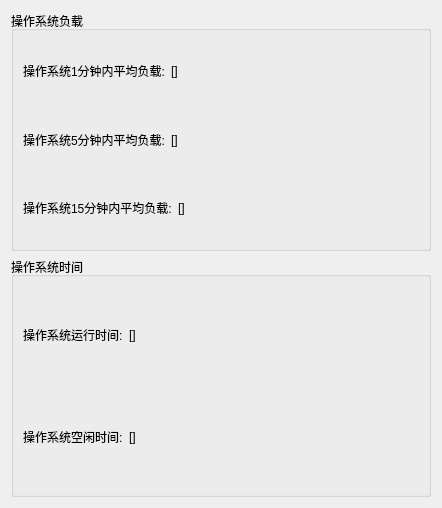
                        <widget class="QWidget" name="tab_OS">
                            <attribute name="title">
                                <string>操作系统信息</string>
                            </attribute>
                            <layout class="QVBoxLayout" name="verticalLayoutSystemInfo">
                                <item>
                                    <widget class="QGroupBox" name="gb_OS_load">
                                        <property name="sizePolicy">
                                            <sizepolicy hsizetype="Expanding" vsizetype="Expanding">
                                                <horstretch>0</horstretch>
                                                <verstretch>0</verstretch>
                                            </sizepolicy>
                                        </property>
                                        <property name="minimumSize">
                                            <size>
                                                <width>420</width>
                                                <height>240</height>
                                            </size>
                                        </property>
                                        <property name="title">
                                            <string>操作系统负载</string>
                                        </property>
                                        <layout class="QVBoxLayout" name="verticalLayoutOSLoad">
                                            <item>
                                                <layout class="QHBoxLayout" name="hl_OS_load_1">
                                                    <item>
                                                        <widget class="QLabel" name="labelOSLoad1">
                                                            <property name="sizePolicy">
                                                                <sizepolicy hsizetype="Expanding" vsizetype="Expanding">
                                                                    <horstretch>0</horstretch>
                                                                    <verstretch>0</verstretch>
                                                                </sizepolicy>
                                                            </property>
                                                            <property name="text">
                                                                <string>操作系统1分钟内平均负载:</string>
                                                            </property>
                                                        </widget>
                                                    </item>
                                                    <item>
                                                        <widget class="QLabel" name="lb_OS_load_1">
                                                            <property name="sizePolicy">
                                                                <sizepolicy hsizetype="Expanding" vsizetype="Expanding">
                                                                    <horstretch>1</horstretch>
                                                                    <verstretch>0</verstretch>
                                                                </sizepolicy>
                                                            </property>
                                                            <property name="text">
                                                                <string>[]</string>
                                                            </property>
                                                        </widget>
                                                    </item>
                                                </layout>
                                            </item>
                                            <item>
                                                <layout class="QHBoxLayout" name="hl_OS_load_5">
                                                    <item>
                                                        <widget class="QLabel" name="labelOSLoad5">
                                                            <property name="sizePolicy">
                                                                <sizepolicy hsizetype="Expanding" vsizetype="Expanding">
                                                                    <horstretch>0</horstretch>
                                                                    <verstretch>0</verstretch>
                                                                </sizepolicy>
                                                            </property>
                                                            <property name="text">
                                                                <string>操作系统5分钟内平均负载:</string>
                                                            </property>
                                                        </widget>
                                                    </item>
                                                    <item>
                                                        <widget class="QLabel" name="lb_OS_load_5">
                                                            <property name="sizePolicy">
                                                                <sizepolicy hsizetype="Expanding" vsizetype="Expanding">
                                                                    <horstretch>1</horstretch>
                                                                    <verstretch>0</verstretch>
                                                                </sizepolicy>
                                                            </property>
                                                            <property name="text">
                                                                <string>[]</string>
                                                            </property>
                                                        </widget>
                                                    </item>
                                                </layout>
                                            </item>
                                            <item>
                                                <layout class="QHBoxLayout" name="hl_OS_load_15">
                                                    <item>
                                                        <widget class="QLabel" name="labelOSLoad15">
                                                            <property name="sizePolicy">
                                                                <sizepolicy hsizetype="Expanding" vsizetype="Expanding">
                                                                    <horstretch>0</horstretch>
                                                                    <verstretch>0</verstretch>
                                                                </sizepolicy>
                                                            </property>
                                                            <property name="text">
                                                                <string>操作系统15分钟内平均负载:</string>
                                                            </property>
                                                        </widget>
                                                    </item>
                                                    <item>
                                                        <widget class="QLabel" name="lb_OS_load_15">
                                                            <property name="sizePolicy">
                                                                <sizepolicy hsizetype="Expanding" vsizetype="Expanding">
                                                                    <horstretch>1</horstretch>
                                                                    <verstretch>0</verstretch>
                                                                </sizepolicy>
                                                            </property>
                                                            <property name="text">
                                                                <string>[]</string>
                                                            </property>
                                                        </widget>
                                                    </item>
                                                </layout>
                                            </item>
                                        </layout>
                                    </widget>
                                </item>
                                <item>
                                    <widget class="QGroupBox" name="gb_OS_time">
                                        <property name="sizePolicy">
                                            <sizepolicy hsizetype="Expanding" vsizetype="Expanding">
                                                <horstretch>0</horstretch>
                                                <verstretch>0</verstretch>
                                            </sizepolicy>
                                        </property>
                                        <property name="minimumSize">
                                            <size>
                                                <width>420</width>
                                                <height>240</height>
                                            </size>
                                        </property>
                                        <property name="title">
                                            <string>操作系统时间</string>
                                        </property>
                                        <layout class="QVBoxLayout" name="verticalLayoutOSTime">
                                            <item>
                                                <layout class="QHBoxLayout" name="hl_OS_run_time">
                                                    <item>
                                                        <widget class="QLabel" name="labelOSRunTime">
                                                            <property name="sizePolicy">
                                                                <sizepolicy hsizetype="Expanding" vsizetype="Expanding">
                                                                    <horstretch>0</horstretch>
                                                                    <verstretch>0</verstretch>
                                                                </sizepolicy>
                                                            </property>
                                                            <property name="text">
                                                                <string>操作系统运行时间:</string>
                                                            </property>
                                                        </widget>
                                                    </item>
                                                    <item>
                                                        <widget class="QLabel" name="lb_OS_run_time">
                                                            <property name="sizePolicy">
                                                                <sizepolicy hsizetype="Expanding" vsizetype="Expanding">
                                                                    <horstretch>1</horstretch>
                                                                    <verstretch>0</verstretch>
                                                                </sizepolicy>
                                                            </property>
                                                            <property name="text">
                                                                <string>[]</string>
                                                            </property>
                                                        </widget>
                                                    </item>
                                                </layout>
                                            </item>
                                            <item>
                                                <layout class="QHBoxLayout" name="hl_OS_free_time">
                                                    <item>
                                                        <widget class="QLabel" name="labelOSFreeTime">
                                                            <property name="sizePolicy">
                                                                <sizepolicy hsizetype="Expanding" vsizetype="Expanding">
                                                                    <horstretch>0</horstretch>
                                                                    <verstretch>0</verstretch>
                                                                </sizepolicy>
                                                            </property>
                                                            <property name="text">
                                                                <string>操作系统空闲时间:</string>
                                                            </property>
                                                        </widget>
                                                    </item>
                                                    <item>
                                                        <widget class="QLabel" name="lb_OS_free_time">
                                                            <property name="sizePolicy">
                                                                <sizepolicy hsizetype="Expanding" vsizetype="Expanding">
                                                                    <horstretch>1</horstretch>
                                                                    <verstretch>0</verstretch>
                                                                </sizepolicy>
                                                            </property>
                                                            <property name="text">
                                                                <string>[]</string>
                                                            </property>
                                                        </widget>
                                                    </item>
                                                </layout>
                                            </item>
                                        </layout>
                                    </widget>
                                </item>
                            </layout>
                        </widget>
